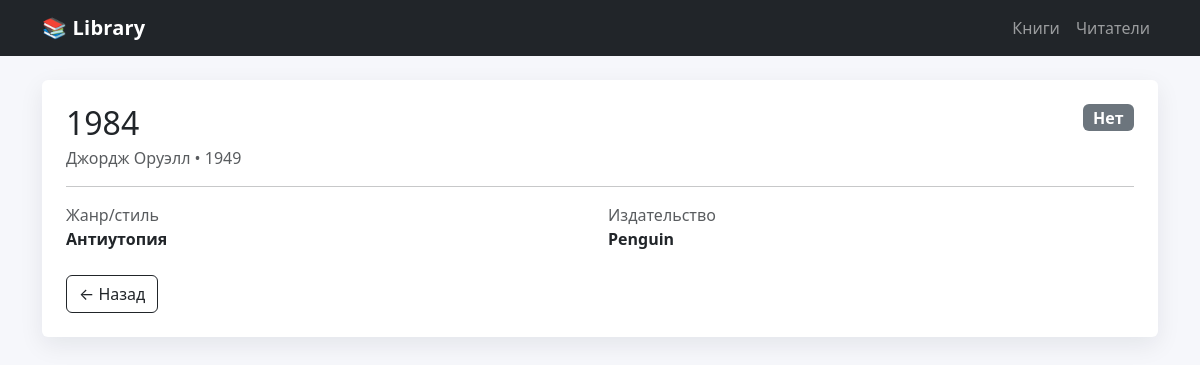
The page /books/2/ on the database its author committed.
### main/models.py (models this page shows, shortened)
class Book(models.Model):
    title = models.CharField("Назва книги", max_length=200)
    author = models.CharField("Автор", max_length=150)
    year = models.PositiveIntegerField("Рік видання")
    style = models.CharField("Стиль", max_length=80)
    publisher = models.CharField("Видавництво", max_length=120)
    is_available = models.BooleanField("Є в наявності", default=True)

### main/views.py (the view)
# urls.py: path("books/<int:pk>/", BookDetailView.as_view(), name="book_detail"),
class BookDetailView(DetailView):
    model = Book
    template_name = "library/book_detail.html"
    context_object_name = "book"

### main/templates/library/book_detail.html (shortened to what this page needs)
{% extends "library/base.html" %}
{% block content %}
<div class="card p-4">
  <div class="d-flex justify-content-between align-items-start">
    <div>
      <h2 class="mb-1">{{ book.title }}</h2>
      <div class="text-muted">{{ book.author }} • {{ book.year }}</div>
    </div>
    <div>
      {% if book.is_available %}
        <span class="badge text-bg-success fs-6">В наличии</span>
      {% else %}
        <span class="badge text-bg-secondary fs-6">Нет</span>
      {% endif %}
    </div>
  </div>
  <hr>
  <div class="row g-3">
    <div class="col-md-6">
      <div class="text-muted">Жанр/стиль</div>
      <div class="fw-semibold">{{ book.style }}</div>
    </div>
    <div class="col-md-6">
      <div class="text-muted">Издательство</div>
      <div class="fw-semibold">{{ book.publisher }}</div>
    </div>
  </div>
  <div class="mt-4">
    <a class="btn btn-outline-dark" href="{% url 'library:book_list' %}">← Назад</a>
  </div>
</div>
{% endblock %}

### main/templates/library/base.html (style rules this page uses)
body { background: #f6f7fb; }
.card { border: 0; box-shadow: 0 8px 24px rgba(15, 23, 42, 0.08); }

### rows shown on the page
Book: title "1984", author "Джордж Оруэлл", year "1949", style "Антиутопия", publisher "Penguin"
